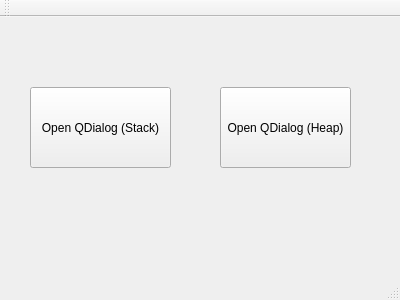
<?xml version="1.0" encoding="UTF-8"?>
<ui version="4.0">
 <class>MainWindow</class>
 <widget class="QMainWindow" name="MainWindow">
  <property name="geometry">
   <rect>
    <x>0</x>
    <y>0</y>
    <width>400</width>
    <height>300</height>
   </rect>
  </property>
  <property name="windowTitle">
   <string>MainWindow</string>
  </property>
  <widget class="QWidget" name="centralWidget">
   <widget class="QPushButton" name="btnQDialogStack">
    <property name="geometry">
     <rect>
      <x>30</x>
      <y>70</y>
      <width>141</width>
      <height>81</height>
     </rect>
    </property>
    <property name="text">
     <string>Open QDialog (Stack)</string>
    </property>
   </widget>
   <widget class="QPushButton" name="btnQDialogHeap">
    <property name="geometry">
     <rect>
      <x>220</x>
      <y>70</y>
      <width>131</width>
      <height>81</height>
     </rect>
    </property>
    <property name="text">
     <string>Open QDialog (Heap)</string>
    </property>
   </widget>
  </widget>
  <widget class="QMenuBar" name="menuBar">
   <property name="geometry">
    <rect>
     <x>0</x>
     <y>0</y>
     <width>400</width>
     <height>21</height>
    </rect>
   </property>
  </widget>
  <widget class="QToolBar" name="mainToolBar">
   <attribute name="toolBarArea">
    <enum>TopToolBarArea</enum>
   </attribute>
   <attribute name="toolBarBreak">
    <bool>false</bool>
   </attribute>
  </widget>
  <widget class="QStatusBar" name="statusBar"/>
 </widget>
 <layoutdefault spacing="6" margin="11"/>
 <resources/>
 <connections/>
</ui>
